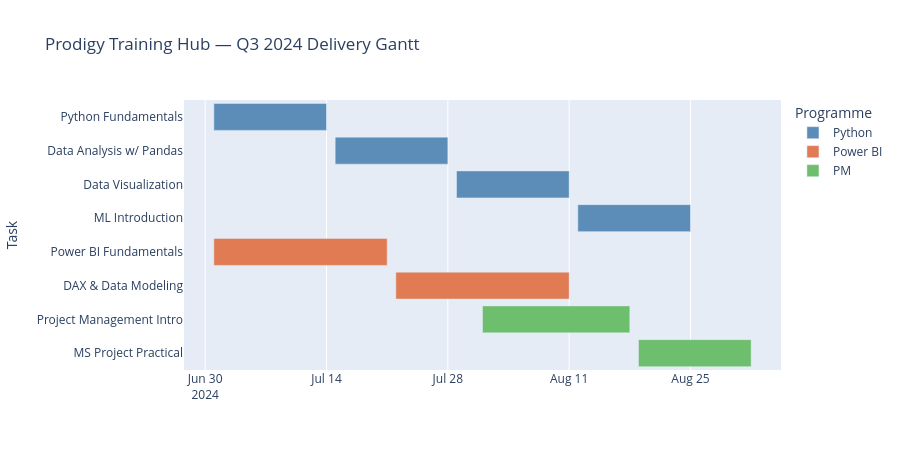

The code cell stored with this chart in its notebook:
### Markdown cell above
---
### 4.17 Gantt Chart

#### What is it?
A **Gantt chart** shows a **project timeline** with tasks as horizontal bars. Each bar spans the task's start and end date.

#### When to USE it:
- Project planning and management
- Showing task dependencies and timelines
- Tracking progress against a schedule

### Code cell
# ── GANTT CHART: Prodigy Training Hub — Q3 Course Delivery Plan ──────────────

gantt_data = [
    dict(Task='Python Fundamentals',     Start='2024-07-01', Finish='2024-07-14', Resource='Python'),
    dict(Task='Data Analysis w/ Pandas', Start='2024-07-15', Finish='2024-07-28', Resource='Python'),
    dict(Task='Data Visualization',      Start='2024-07-29', Finish='2024-08-11', Resource='Python'),
    dict(Task='ML Introduction',         Start='2024-08-12', Finish='2024-08-25', Resource='Python'),
    dict(Task='Power BI Fundamentals',   Start='2024-07-01', Finish='2024-07-21', Resource='Power BI'),
    dict(Task='DAX & Data Modeling',     Start='2024-07-22', Finish='2024-08-11', Resource='Power BI'),
    dict(Task='Project Management Intro',Start='2024-08-01', Finish='2024-08-18', Resource='PM'),
    dict(Task='MS Project Practical',    Start='2024-08-19', Finish='2024-09-01', Resource='PM'),
]

df_gantt = pd.DataFrame(gantt_data)

color_map = {'Python':'#5B8DB8','Power BI':'#E07B54','PM':'#6DBE6D'}

fig = px.timeline(df_gantt, x_start='Start', x_end='Finish', y='Task',
                  color='Resource', color_discrete_map=color_map,
                  title='Prodigy Training Hub — Q3 2024 Delivery Gantt')
fig.update_yaxes(autorange='reversed')
fig.update_layout(height=450, legend_title='Programme')
fig.show()

### Figure 1 — Plotly figure (JSON) as saved in the notebook; plotly's stock layout.template omitted (floating-point values rounded to 4 significant figures)
{"data": [{"base": ["2024-07-01T00:00:00.000000000", "2024-07-15T00:00:00.000000000", "2024-07-29T00:00:00.000000000", "2024-08-12T00:00:00.000000000"], "hovertemplate": "Resource=Python<br>Start=%{base}<br>Finish=%{x}<br>Task=%{y}<extra></extra>", "legendgroup": "Python", "marker": {"color": "#5B8DB8", "pattern": {"shape": ""}}, "name": "Python", "orientation": "h", "showlegend": true, "textposition": "auto", "type": "bar", "x": [1123200000, 1123200000, 1123200000, 1123200000], "xaxis": "x", "y": ["Python Fundamentals", "Data Analysis w/ Pandas", "Data Visualization", "ML Introduction"], "yaxis": "y"}, {"base": ["2024-07-01T00:00:00.000000000", "2024-07-22T00:00:00.000000000"], "hovertemplate": "Resource=Power BI<br>Start=%{base}<br>Finish=%{x}<br>Task=%{y}<extra></extra>", "legendgroup": "Power BI", "marker": {"color": "#E07B54", "pattern": {"shape": ""}}, "name": "Power BI", "orientation": "h", "showlegend": true, "textposition": "auto", "type": "bar", "x": [1728000000, 1728000000], "xaxis": "x", "y": ["Power BI Fundamentals", "DAX & Data Modeling"], "yaxis": "y"}, {"base": ["2024-08-01T00:00:00.000000000", "2024-08-19T00:00:00.000000000"], "hovertemplate": "Resource=PM<br>Start=%{base}<br>Finish=%{x}<br>Task=%{y}<extra></extra>", "legendgroup": "PM", "marker": {"color": "#6DBE6D", "pattern": {"shape": ""}}, "name": "PM", "orientation": "h", "showlegend": true, "textposition": "auto", "type": "bar", "x": [1468800000, 1123200000], "xaxis": "x", "y": ["Project Management Intro", "MS Project Practical"], "yaxis": "y"}], "layout": {"barmode": "overlay", "height": 450, "legend": {"title": {"text": "Programme"}, "tracegroupgap": 0}, "title": {"text": "Prodigy Training Hub — Q3 2024 Delivery Gantt"}, "xaxis": {"anchor": "y", "domain": [0, 1], "type": "date"}, "yaxis": {"anchor": "x", "autorange": "reversed", "domain": [0, 1], "title": {"text": "Task"}}}}
